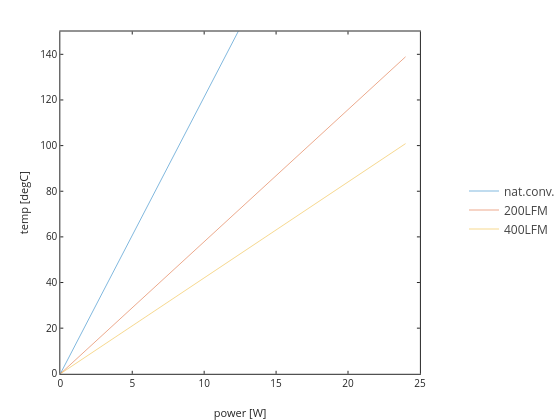

The code cell stored with this chart in its notebook:
### Code cell
graphics_toolkit plotly
displayformat plotly_interactive_legend true
Px=linspace(0,P_tot);
plot(Px,Px*Rth(1),";nat.conv.;")
hold on
plot(Px,Px*Rth(2),";200LFM;")
plot(Px,Px*Rth(3),";400LFM;")
xlabel("power [W]")
ylabel("temp [degC]")
ylim([0,Tj])
